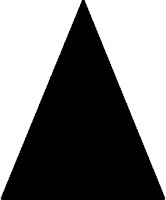
#> input picture notes/lec20/py/EdgeImage_03.jpg, 166 x 200 px
$ python histo_02.py --img ../../lec20/py/EdgeImage_03.jpg   (Python 2 division)
#> lines starting #> are read from the running program, lines starting #| are printed output that depends on the picture
#!/usr/bin/python

import cv2
import numpy as np
import argparse
from matplotlib import pyplot as plt

#######################################################
# module: histo_02.py
# author: vladimir kulyukin
# description: plotting color histormas for an image
# in loops.
#
# to run:
# python histo_02.py -i <path_to_image>
#
# bugs to vladimir kulyukin via canvas
########################################################

ap = argparse.ArgumentParser()
ap.add_argument('-i', '--img', required=True, help='path to image')
args = vars(ap.parse_args())

image = cv2.imread(args['img'])
#> image is the input picture: shape (200, 166, 3); min 0, max 255, mean 125.7

# show the image
rgb = cv2.cvtColor(image, cv2.COLOR_BGR2RGB)
fig1 = plt.figure(1)
fig1.suptitle('Image')
plt.imshow(rgb)

# split the image into channels, initialize the 3-tuple of colors
# for plotting in a for-loop below.
chans = cv2.split(image)
colors = ('b', 'g', 'r')
fig2 = plt.figure(2)
fig2.suptitle('256-Bin Color Histograms')
plt.xlabel('Bins')
plt.ylabel('Pixel Counts in Bins')

# list of histograms to flatten after the loop
histo_list_256 = []
# loop over channels and colors and plot 256-bin
# histograms in figure 2.
for (chn, clr) in zip(chans, colors):
    # compute
    hist = cv2.calcHist([chn], [0], None, [256], [0, 256])
    histo_list_256.extend(hist)
    # plot the histogram
    plt.plot(hist, color = clr)
    plt.xlim([0, 256])
#> this loop made 3 passes
#> clr on passes 1 to 3: 'b', 'g', 'r'
#> after the loop, histo_list_256 = 768 items, first 6: [15742], [330], [256], [170], [99], [50]

# note let's plot 32-bin color histograms
# in figure 3.
fig3 = plt.figure(3)
fig3.suptitle('32-Bin Color Histograms')
plt.xlabel('Bins')
plt.ylabel('Pixel Counts in Bins')

# list of histograms to flatten after the loop
histo_list_32 = []
# loop over channels and colors and plot
# in figure 3.
for (chn, clr) in zip(chans, colors):
    # compute
    hist = cv2.calcHist([chn], [0], None, [32], [0, 256])
    histo_list_32.extend(hist)
    # plot the histogram
    plt.plot(hist, color = clr)
    plt.xlim([0, 33])
#> after the loop, histo_list_32 = 96 items, first 6: [16678], [3], [6], [5], [10], [6]

# note let's plot 16-bin color histograms
# in figure 3.
fig4 = plt.figure(4)
fig4.suptitle('16-Bin Color Histograms')
plt.xlabel('Bins')
plt.ylabel('Pixel Counts in Bins')

# list of histograms to flatten after the loop
histo_list_16 = []
# loop over channels and colors and plot
# in figure 4.
for (chn, clr) in zip(chans, colors):
    # compute
    hist = cv2.calcHist([chn], [0], None, [16], [0, 256])
    histo_list_16.extend(hist)
    # plot the histogram
    plt.plot(hist, color = clr)
    plt.xlim([0, 17])
#> after the loop, histo_list_16 = 48 items, first 6: [16681], [11], [16], [24], [28], [21]

# show the dimensionality of the flattened color histograms.
# hist_list_256, when flattened, has 256 bins for each channel x 3 channels = 768 values.
# histo_list_32, when flattened, has 32 bins for each channel x 3 channels =
# 96 values.
# hist_list_16, when flattened, hast 16 bins for each channel x 3 channels = 48 values.
print 'flattened histo_list_256 size: %d' % (np.array(histo_list_256).flatten().shape)
#| flattened histo_list_256 size: 768
print 'flattened histo_list_32 size: %d' % (np.array(histo_list_32).flatten().shape)
#| flattened histo_list_32 size: 96
print 'flattened histo_list_16 size: %d' % (np.array(histo_list_16).flatten().shape)
#| flattened histo_list_16 size: 48

# show the figures and plots
plt.show()
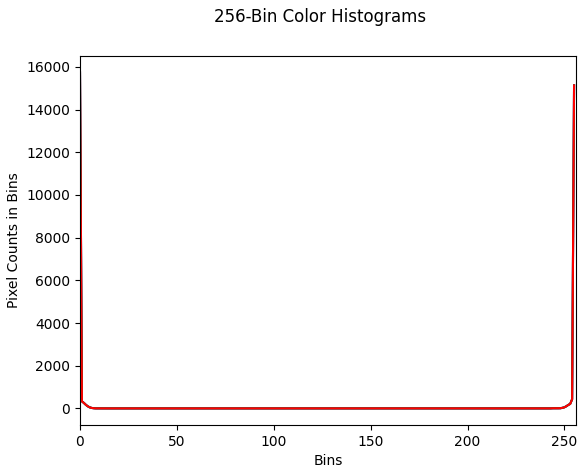
#> figure drawn by matplotlib, 1 panel; curve peaks at x = 0, y = 15742; curve peaks at x = 0, y = 15742; curve peaks at x = 0, y = 15742
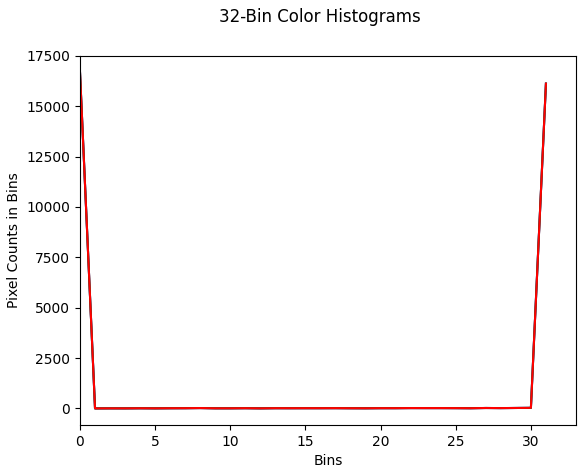
#> figure drawn by matplotlib, 1 panel; curve peaks at x = 0, y = 16678; curve peaks at x = 0, y = 16678; curve peaks at x = 0, y = 16678
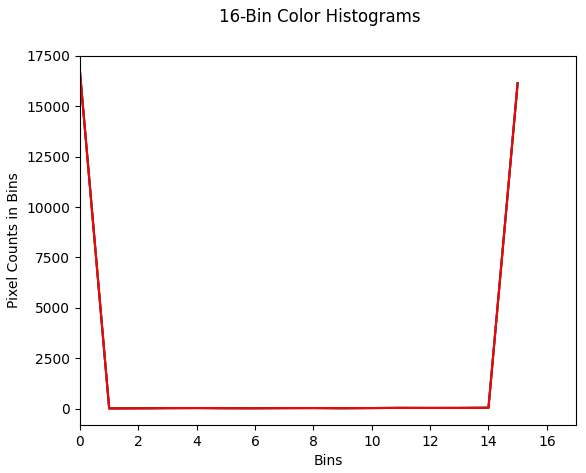
#> figure drawn by matplotlib, 1 panel; curve peaks at x = 0, y = 16681; curve peaks at x = 0, y = 16681; curve peaks at x = 0, y = 16681
